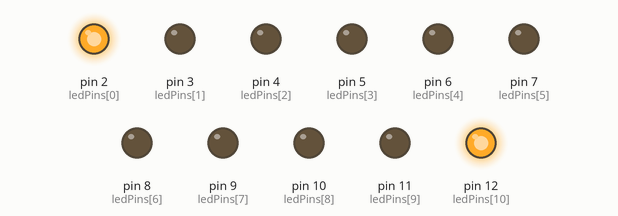
Bench run of a sketch on a simulated Arduino Uno, built with avr-gcc and run on an emulated ATmega328P. Parts: output pins drawn as LEDs (lit = HIGH).

Above: at 0.1 s.
At 1.6 s:
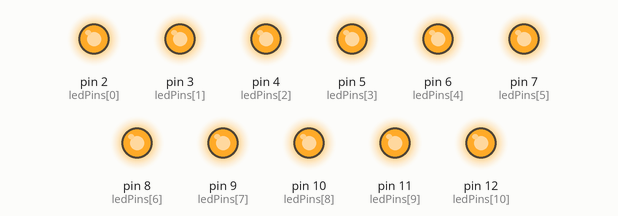
At 2.9 s:
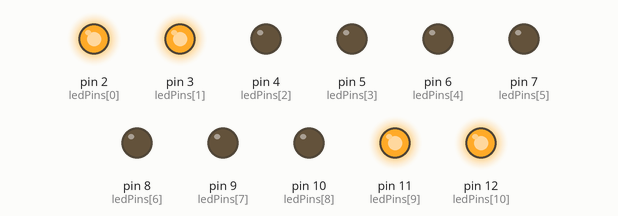
At 4.1 s:
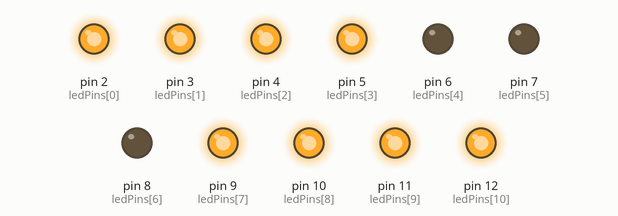
At 6.1 s:
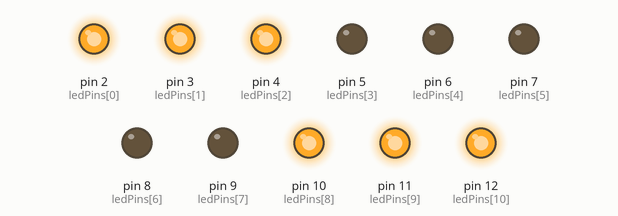
At 7.7 s:
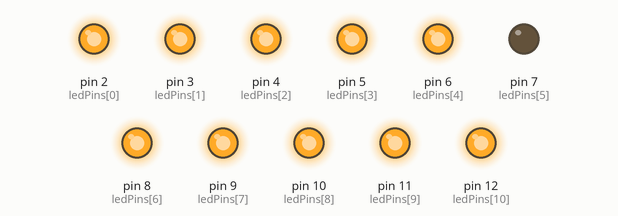
Timing chart, 0 to 8.0 s (numbered marks = the images above):
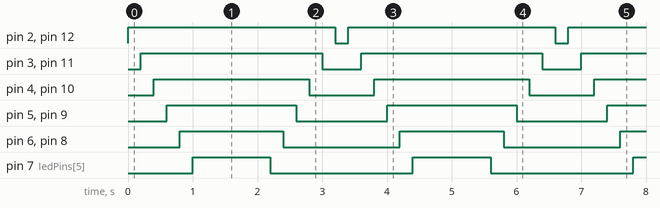

The sketch:

lyn-ledVary.ino
```cpp
int ledPins[] = {2,3,4,5,6,7,8,9,10,11,12};
int ledNum = sizeof(ledPins)/2;

void setup() {

  Serial.begin(9600);

  for(int i = 0; i < ledNum; i++) {
    pinMode(ledPins[i], OUTPUT);
  }

}

void loop() {

  inOut();

}

void inOut() {
  int delayTime = 200;

  for(int i = 0; i < ledNum; i++){
    int LED1 = i;
    int LED2 = ledNum - 1 - LED1;

    if(LED1 == LED2){LED2 = i;}

    digitalWrite(ledPins[LED1], HIGH);
    digitalWrite(ledPins[LED2], HIGH);
    delay(delayTime);
  }

  float mid = ledNum/2;
  int round = floor(mid);

  if (round*2 == ledNum - 1){
    digitalWrite(ledPins[round], LOW);
    delay(delayTime);
  }

  for(int i = round - 1; i >= 0; i--){
    int LED1 = i;
    int LED2 = ledNum - 1 - LED1;

    digitalWrite(ledPins[LED1], LOW);
    digitalWrite(ledPins[LED2], LOW);
    delay(delayTime);

  }

}
```

Measured:
- by itself, pin 2 (ledPins[0]), pin 12 (ledPins[10]): alternates HIGH for 3.2 s and LOW for 0.20 s
- by itself, pin 3 (ledPins[1]), pin 11 (ledPins[9]): alternates HIGH for 2.8 s and LOW for 0.60 s
- by itself, pin 4 (ledPins[2]), pin 10 (ledPins[8]): alternates HIGH for 2.4 s and LOW for 1.0 s
- by itself, pin 5 (ledPins[3]), pin 9 (ledPins[7]): alternates HIGH for 2.0 s and LOW for 1.4 s
- by itself, pin 6 (ledPins[4]), pin 8 (ledPins[6]): alternates HIGH for 1.6 s and LOW for 1.8 s
- by itself, pin 7 (ledPins[5]): alternates HIGH for 1.2 s and LOW for 2.2 s
